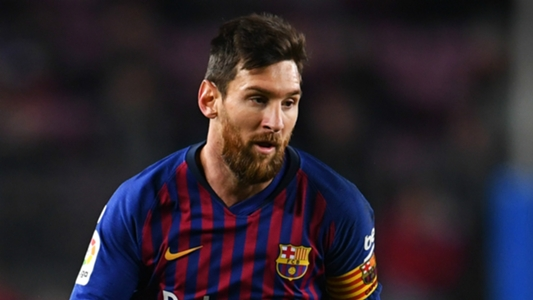
#> input picture messi.jpg, 533 x 300 px
$ python 'Read an image, Display an image,Write an image.py'
#> lines starting #> are read from the running program, lines starting #| are printed output that depends on the picture
import numpy as np
import cv2

# Load an color image in grayscale
img = cv2.imread('messi.jpg',0)
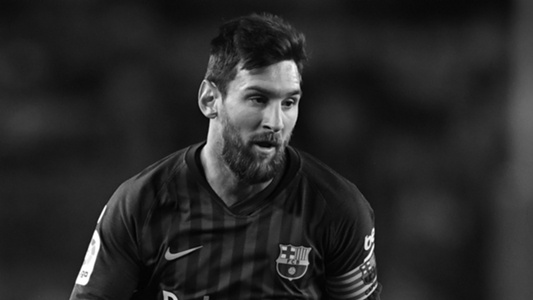
#> img: shape (300, 533); min 0, max 255, mean 40.5

#Write an image
cv2.imwrite('messigray.png',img)


cv2.imshow('image',img)
cv2.waitKey(0)
cv2.destroyAllWindows()
